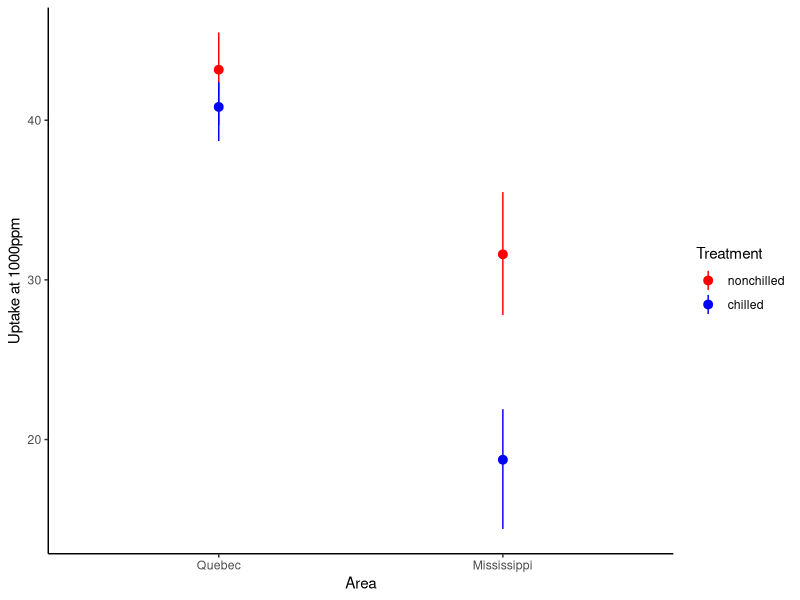
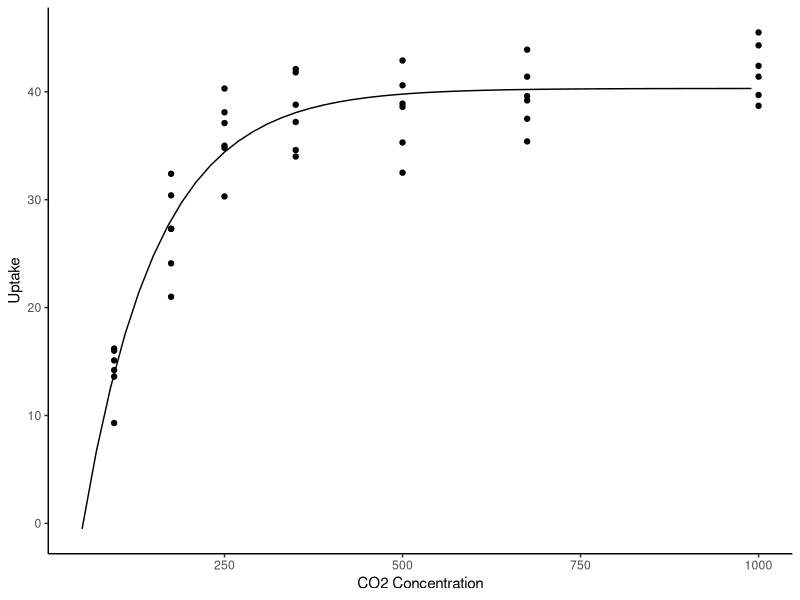

The R source for these figures, in order:
## ---- chunk 1
knitr::opts_chunk$set(echo = FALSE, cache=TRUE)
library(tidyr)
library(dplyr)
library(ggplot2)
theme_set(theme_classic())
## ---- chunk 2
head(iris) #Regular data frame
## ---- chunk 3
as_tibble(iris) #This is usually done automatically
## ---- chunk 4
head(iris,3) 
#Select Petal.Length,Petal.Width,Species
irisTemp <- select(iris,Petal.Length,Petal.Width,Species)
head(irisTemp,3)
## ---- chunk 5
irisTemp <- select(iris,Petal.Length:Species) 
head(irisTemp,3) #All columns between Petal.Length and Species
irisTemp2 <- select(iris,Petal.Length,Petal.Width,Species) 
head(irisTemp2,3) #This is the same thing
## ---- chunk 6
irisTemp <- select(iris,-Species) 
head(irisTemp,3) #Selects all columns EXCEPT Species
irisTemp2 <- select(iris,contains('Petal'))
head(irisTemp2,3) #Selects columns with names containing 'Petal'
## ---- chunk 7
head(iris,3) 
irisTemp <- filter(iris,Sepal.Length<5,Species=='versicolor')
head(irisTemp,3) #Chooses rows matching logical criteria
## ---- chunk 8
head(iris,3)
irisTemp <- mutate(iris,P.Width2=Petal.Width^2)
head(irisTemp,3) #Squares Petal.Width
## ---- chunk 9
head(irisTemp,3)
irisTemp <- mutate(iris,P.Width2=(Petal.Width^2)*2)
head(irisTemp,3) #Alters variable in place
## ---- chunk 10
head(iris,3)
irisTemp <- mutate_at(iris,vars(Petal.Width,Petal.Length),funs(.^2))
head(irisTemp,3) #Squares Petal.Width & Length. "." means "data from column"
## ---- chunk 11
irisTemp <- rename(iris,PWidth=Petal.Width,PLength=Petal.Length)
head(irisTemp,3) #Renames columns
irisTemp2 <- transmute(iris,P.Width2=(Petal.Width^2))
head(irisTemp2,3) #Same as mutate, but drops other columns
## ---- chunk 12
irisTemp <- select(iris,Sepal.Length,Species) %>% #Selects Sepal.Length & Species
  filter(Sepal.Length>5,Species=='versicolor') %>% #Filters using dataframe from above
  mutate(SLength2=Sepal.Length^2) #Mutates using dataframe from above
head(irisTemp)
## ---- chunk 13
#Some fake data to work with
(stocks <- data.frame(time = as.Date('2009-01-01') + 0:4,X = rnorm(5, 0, 1),Y = rnorm(5, 0, 2)))
## ---- chunk 14
(stocksm <- gather(stocks,stock, price, -time))
## ---- chunk 15
stocksm <- gather(stocks,stock, price, -time)
stocksm %>% spread(stock, price)
stocksm %>% spread(time, price)
#Note: this must have unique row identifiers
## ---- chunk 16
irisTemp <- iris %>% unite(newCol,Sepal.Length:Petal.Width,sep='_') %>% head(10)
#Useful when combined with other reshaping functions
## ---- chunk 17
irisTemp %>% separate(newCol,c('SLength','SWidth','PLength','PWidth'),sep='_')
## ---- chunk 18
irisTemp <- iris %>% unite(sepals,Sepal.Length:Sepal.Width,sep='_') %>%
  unite(petals,Petal.Length:Petal.Width,sep='_') 
  head(irisTemp,10)
## ---- chunk 19
irisTemp %>% gather('Type','Measurement',sepals:petals) %>% 
  separate(Measurement,c('Length','Width'),sep='_',convert=T) %>% 
  head(10)
## ---- chunk 20
with(iris,tapply(Petal.Width,Species,mean))
aggregate(Petal.Width~Species,data=iris,mean)
## ---- chunk 21
iris %>% group_by(Species) %>% 
  summarize(meanPWidth=mean(Petal.Width),sdPWidth=sd(Petal.Width))
## ---- chunk 22
iris %>% group_by(Species) %>% 
  summarize(count=n(),med=median(Petal.Width),iqr=IQR(Petal.Width))
## ---- chunk 23
iris %>% group_by(Species) %>% mutate(ID=1:n()) %>% #Makes ID column, with numbers 1-N
  filter(ID<4) #Selects ID 1-3 from each group
  
## ---- chunk 24
iris %>% group_by(Species) %>% 
  slice(1:3) #Selects rows 1-3 from each group
## ---- chunk 25
library(ggplot2)
CO2 %>% filter(conc==1000) %>% 
  group_by(Type,Treatment) %>% 
  summarize(meanUp=mean(uptake),
            maxUp=max(uptake),
            minUp=min(uptake)) %>% 
  #Code for ggplot begins here
  ggplot(aes(x=Type,col=Treatment))+
  geom_pointrange(aes(y=meanUp,ymax=maxUp,ymin=minUp))+
  labs(x='Area',y='Uptake at 1000ppm')+
  scale_colour_manual(values=c('red','blue'))
## ---- chunk 26
co2mod <- CO2 %>% 
  filter(Type=='Quebec') %>% data.frame() %>% 
  #Code for nls begins here
  nls(uptake~SSasymp(conc,A,B,C),
      start=list(A=40,B=-25,C=-5),data=.)

data.frame(conc=seq(50,1000,20)) %>% 
  predict(co2mod,newdata=.) %>% 
  data.frame(conc=seq(50,1000,20),predUp=.) %>% 
  #Code for ggplot begins here
  ggplot(aes(conc,predUp))+
  geom_line()+
  geom_point(data=filter(CO2,Type=='Quebec'),
             aes(conc,uptake))+
  labs(x='CO2 Concentration',y='Uptake')
  
